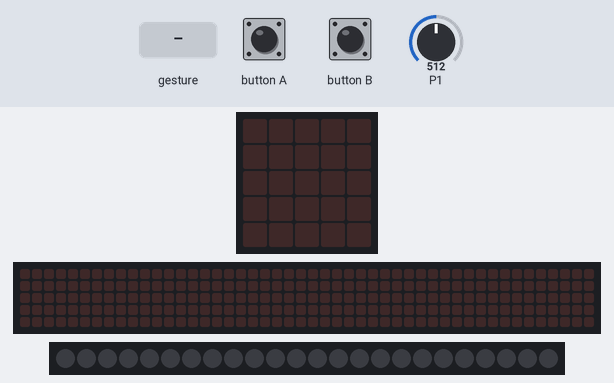
The program below on a simulated BBC micro:bit (MakeCode). Parts: the board's 5×5 LED display, a strip that is not on the board, showing the scrolling text unrolled, 24 RGB LEDs in strip order, left to right. The test bench sets the inputs (shaded band); at power-on: P1 = 512 (analog values on the 0–1023 scale). Dim RGB values are drawn brighter than linear; random numbers come from a fixed seed; a tilt is held for 1.5 s and a shake lasts 1 s, then the board lies face up again; the 48×5 strip is a reading aid, not a part: it shows the text the display is scrolling, unrolled, one strip-width of it at a time.

Above: at 1.2 s.
1.3 s: button B pressed for 0.15 s
At 1.52 s:
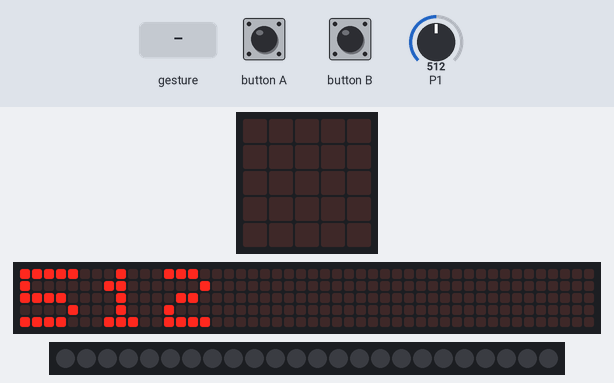
4.3 s: gesture 'shake'
At 5.7 s:
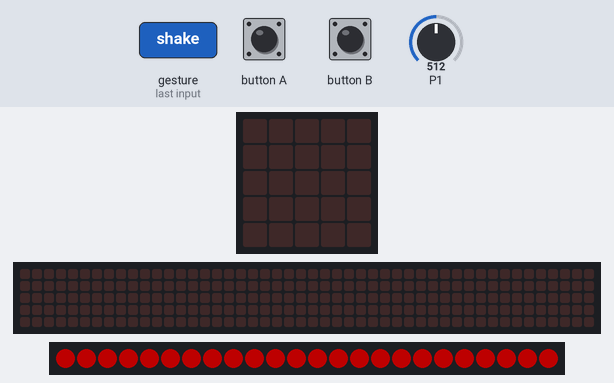
6.5 s: gesture 'shake'
At 7.5 s:
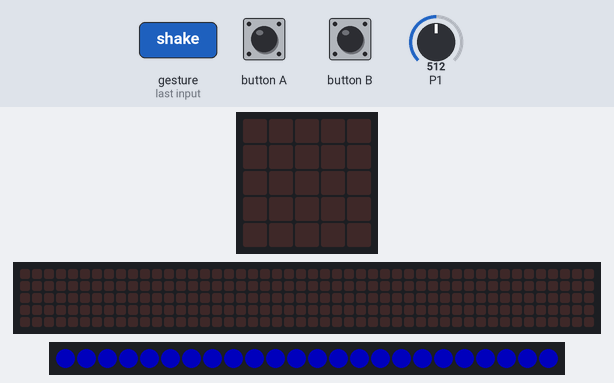
8.2 s: button B pressed for 0.15 s
At 8.42 s:
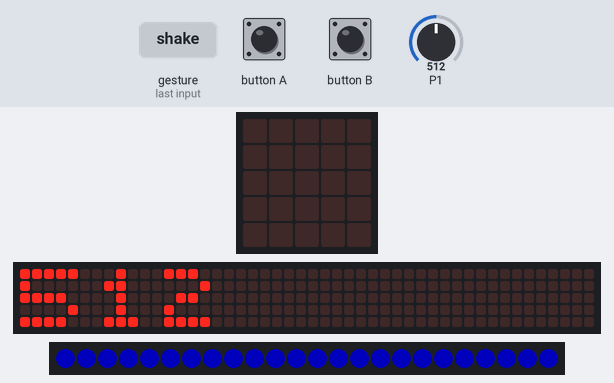
11.2 s: gesture 'shake'
At 13.1 s:
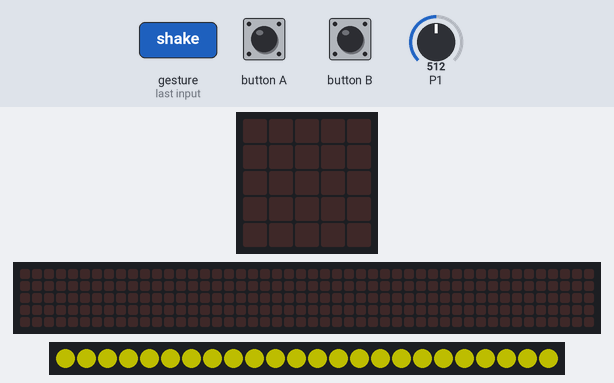
13.4 s: button A pressed for 0.15 s
At 14.5 s:
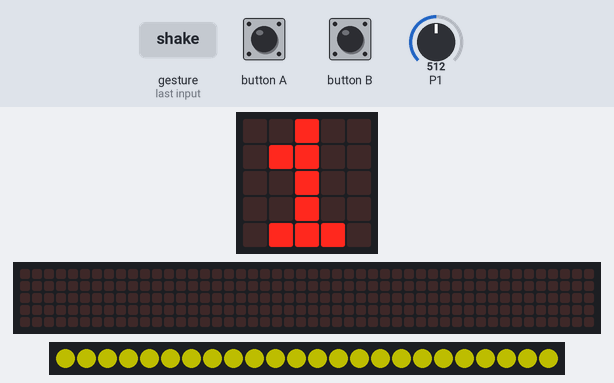
Timing chart, 0 to 16.0 s (numbered marks = the images above; inputs shaded):
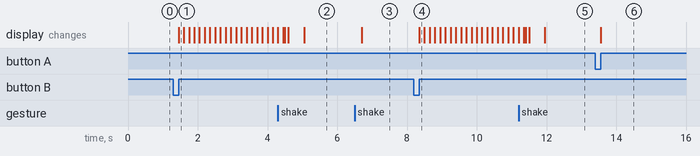

The program:

infinitystone.py
```python
def on_button_pressed_a():
    global 인피티니스톤
    인피티니스톤 += 합
    basic.show_number(인피티니스톤)
input.on_button_pressed(Button.A, on_button_pressed_a)

def on_gesture_shake():
    global 합
    합 = randint(1, 6)
    if 합 == 1:
        strip.show_color(neopixel.colors(NeoPixelColors.YELLOW))
    elif 합 == 2:
        strip.show_color(neopixel.colors(NeoPixelColors.RED))
    elif 합 == 3:
        strip.show_color(neopixel.colors(NeoPixelColors.ORANGE))
    elif 합 == 4:
        strip.show_color(neopixel.colors(NeoPixelColors.VIOLET))
    elif 합 == 5:
        strip.show_color(neopixel.colors(NeoPixelColors.BLUE))
    elif 합 == 6:
        strip.show_color(neopixel.colors(NeoPixelColors.GREEN))
input.on_gesture(Gesture.SHAKE, on_gesture_shake)

def on_button_pressed_b():
    basic.show_number(딱)
input.on_button_pressed(Button.B, on_button_pressed_b)

딱 = 0
합 = 0
인피티니스톤 = 0
strip: neopixel.Strip = None
strip = neopixel.create(DigitalPin.P2, 24, NeoPixelMode.RGB_RGB)
strip.clear()
strip.set_brightness(80)
strip.show()

def on_forever():
    global 딱
    딱 = pins.analog_read_pin(AnalogPin.P1)
    if 인피티니스톤 == 21 and 딱 > 200:
        strip.show_rainbow(1, 360)
        while 인피티니스톤 == 21:
            strip.rotate(1)
            strip.show()
            basic.pause(100)
basic.forever(on_forever)
```

Measured:
- after the input at 1.3 s, the display: changes after 0.15 s (image 1)
- after the input at 8.2 s, the display: changes after 0.15 s (image 4)
- after the input at 13.4 s, the display: changes after 0.15 s (image 6)
